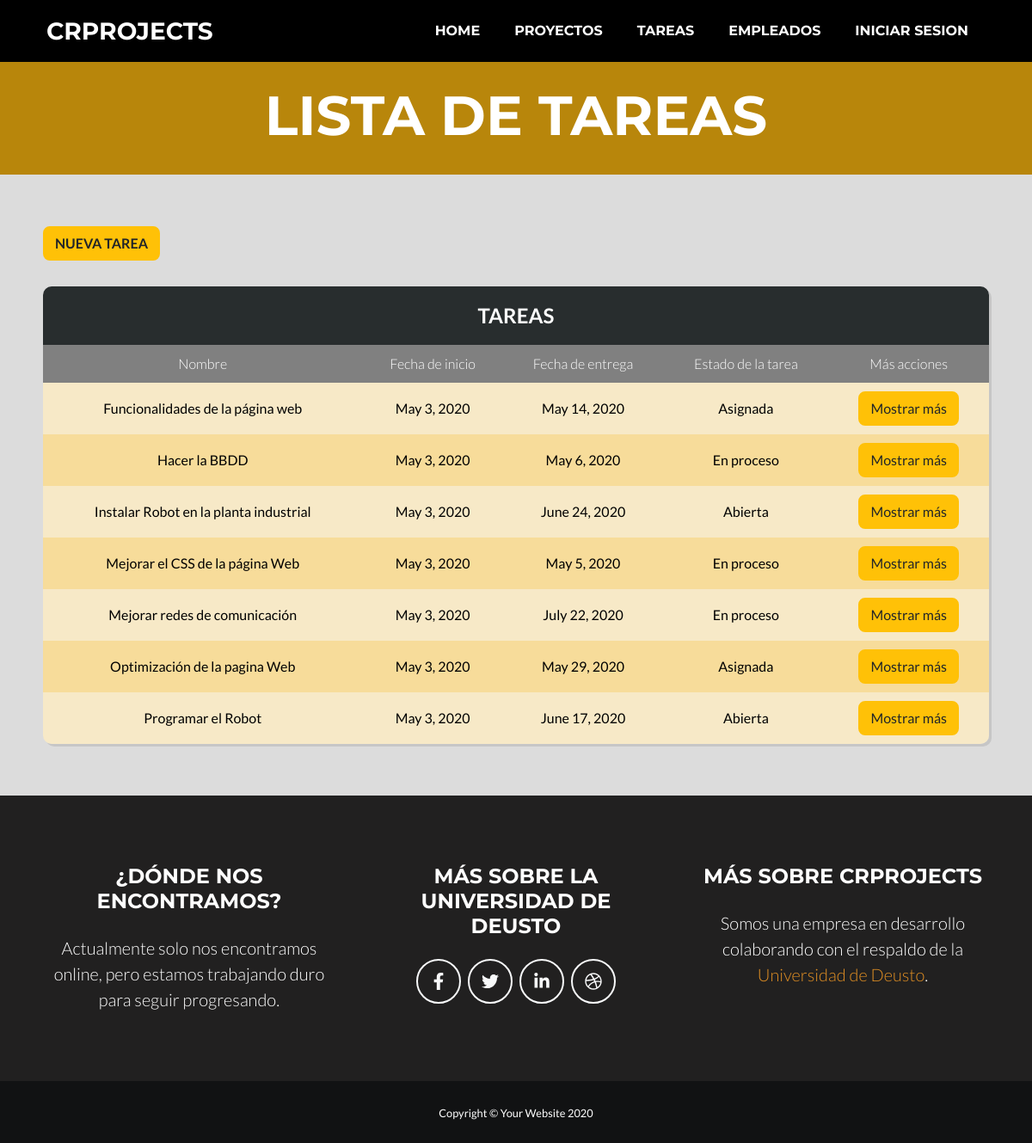
Page /tareas/ on the committed database.
### appGestorProyectos/models.py (models this page shows, shortened)
class Tarea(models.Model):
    nombre = models.CharField(max_length=50)
    descripcion = models.TextField(max_length=200)
    fecha_inicio = models.DateField(("Date"), default=date.today)
    fecha_fin = models.DateField(("Date"), default=date.today)
    responsable = models.ForeignKey(Empleado, on_delete=models.CASCADE, default="")
    prioridad_tarea_choices = (
        ('Urgente', 'Urgente'),
        ('Alta', 'Alta'),
        ('Moderada', 'Moderada'),
        ('Baja', 'Baja'),
    )
    nivel_prioridad = models.CharField(choices=prioridad_tarea_choices, default='', max_length=20)
    notas = models.TextField(max_length=300)
    estado_tarea_choices = (
        ('Abierta', 'Abierta'),
        ('Asignada', 'Asignada'),
        ('En proceso', 'En proceso'),
        ('Finalizada', 'Finalizada'),
    )
    estado_tarea = models.CharField(choices=estado_tarea_choices, default='', max_length=20)

### appGestorProyectos/views.py (the view)
# urls.py: path('tareas/', views.TareaListView.as_view(), name='tarea_list'),
class TareaListView(ListView):
    model = Tarea
    queryset = Tarea.objects.order_by('nombre')
    template_name = "tarea_list.html"
    def get_context_data(self, **kwargs):
        context = super(TareaListView, self).get_context_data(**kwargs)
        context['titulo_pagina'] = 'Listado de tareas'
        return context

### appGestorProyectos/templates/tarea_list.html
{% extends 'index.html' %}
{% load static %}
{% block styles %}
<link href="{% static 'css/list.css' %}" rel="stylesheet" />
{% endblock %}
{% block header %}
<header class="masthead bg-primary text-white text-center">
    <div class="container d-flex align-items-center flex-column">
        <h1 class="masthead-heading text-uppercase mb-0">Lista de tareas</h1>
    </div>
</header>
{% endblock %}
{% block main %}
<main>
    <div id="botnnew">
        <a style="font-weight: bold; text-transform: uppercase;" class="btn btn-warning bti" href="{% url 'tarea_form' %}">Nueva tarea</a>
    </div>
    <div class="table-users">
        <div class="header">Tareas</div>
        <table cellspacing="0">
            <thead>
                <tr>
                    <th>Nombre</th>
                    <th>Fecha de inicio</th>
                    <th>Fecha de entrega</th>
                    <th>Estado de la tarea</th>
                    <th>Más acciones</th>
                </tr>
            </thead>
            <tbody>
                {% for tarea in tarea_list %}
                <tr>
                    <td>{{ tarea.nombre }}</td>
                    <td>{{ tarea.fecha_inicio }}</td>
                    <td>{{ tarea.fecha_fin }}</td>
                    <td>{{ tarea.estado_tarea }}</td>
                    <td style="text-align: center;"><a class="btn btn-warning" href="{% url 'tarea' tarea.id %}">Mostrar más</a></td>
                </tr>
                {% empty %}
                <tr>
                    <td>Aún no existe ninguna tarea</td>
                </tr>
                {% endfor %}
            </tbody>
        </table>
    </div>
</main>
{% endblock %}

### appGestorProyectos/static/css/list.css (style rules this page uses)
.header { background-color: #282d2e; color: white; font-size: 1.5em; padding: 1rem; text-align: center; text-transform: uppercase; font-weight: bold; }
#botnnew { margin: auto; width: 1100px; height: 10px; margin-top: 60px; }
.bti { float: left; }
.table-users { border-radius: 10px; box-shadow: 3px 3px 0 rgba(0, 0, 0, 0.1); max-width: calc(100% - 2em); margin: 5% auto; overflow: hidden; width: 1100px; }
table { width: 100%; }
table td, table th { color: black; padding: 10px; }
table td { text-align: center; vertical-align: middle; }
table td:last-child { font-size: 0.95em; line-height: 1.4; text-align: left; }
table th { background-color: gray; font-weight: 300; text-align: center; color: white; }
table tr:nth-child(2n) { background-color: rgb(247, 220, 154); }
table tr:nth-child(2n+1) { background-color: rgb(247, 233, 199); }

### rows in the picture
Tarea: nombre "Funcionalidades de la página web", fecha_inicio "May 3, 2020", fecha_fin "May 14, 2020", estado_tarea "Asignada"
Tarea: nombre "Hacer la BBDD", fecha_inicio "May 3, 2020", fecha_fin "May 6, 2020", estado_tarea "En proceso"
Tarea: nombre "Instalar Robot en la planta industrial", fecha_inicio "May 3, 2020", fecha_fin "June 24, 2020", estado_tarea "Abierta"
Tarea: nombre "Mejorar el CSS de la página Web", fecha_inicio "May 3, 2020", fecha_fin "May 5, 2020", estado_tarea "En proceso"
Tarea: nombre "Mejorar redes de comunicación", fecha_inicio "May 3, 2020", fecha_fin "July 22, 2020", estado_tarea "En proceso"
Tarea: nombre "Optimización de la pagina Web", fecha_inicio "May 3, 2020", fecha_fin "May 29, 2020", estado_tarea "Asignada"
Tarea: nombre "Programar el Robot", fecha_inicio "May 3, 2020", fecha_fin "June 17, 2020", estado_tarea "Abierta"
